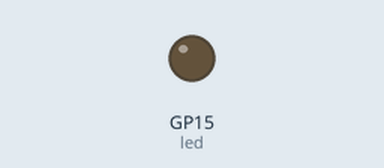
Bench run of a program on a simulated Raspberry Pi Pico running MicroPython. Parts: output pins drawn as LEDs (lit = HIGH). At 10.3 s the program stops and its outputs stay as they are.

Above: at 10.3 s.
Timing chart, 0 to 11.8 s (numbered marks = the images above):
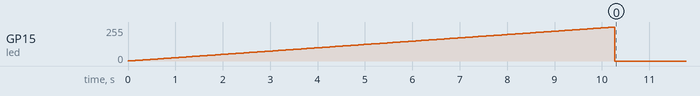

The program:

2.3_fading_led.py
```python
import machine
import utime

# Set up PWM on pin GP15
led = machine.PWM(machine.Pin(15))
led.freq(1000)  # Set frequency to 1000Hz

# Gradually increase brightness
for duty in range(0, 65536, 64):
    led.duty_u16(duty)  # Set duty cycle (16-bit value)
    utime.sleep(0.01)   # Wait 10ms

# Turn off the LED
led.duty_u16(0)
```

Measured:
- by itself, GP15 (led): rises from 0/255 to 255/255 in 10.2 s, then falls to 0/255 in 0.02 s
